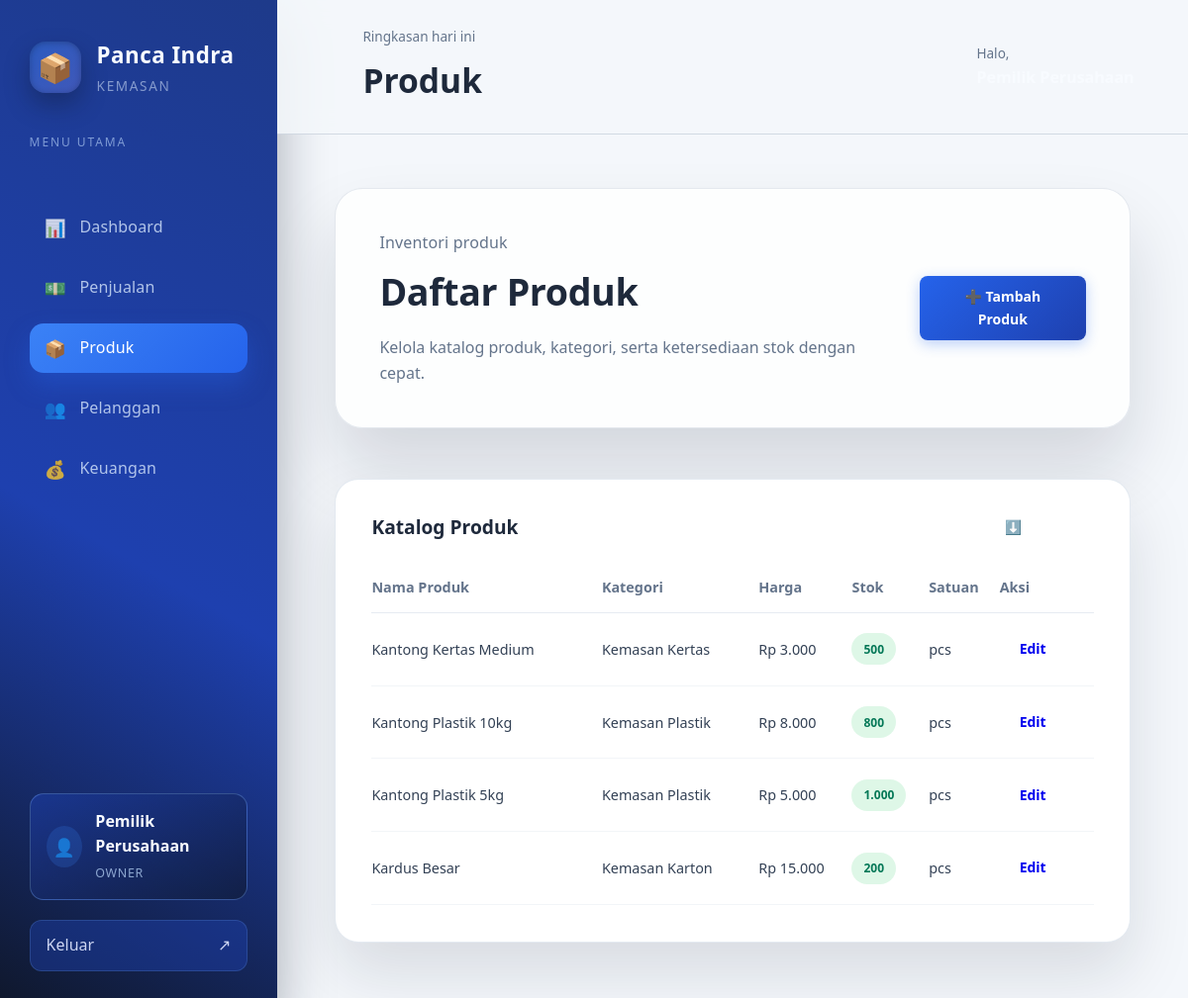
The page /produk.php (signed in) on the database its author committed.
### tables this page shows
CREATE TABLE IF NOT EXISTS products (
    id INT AUTO_INCREMENT PRIMARY KEY,
    category_id INT,
    name VARCHAR(200) NOT NULL,
    description TEXT,
    price DECIMAL(10,2) NOT NULL,
    stock INT DEFAULT 0,
    unit VARCHAR(50) DEFAULT 'pcs',
    created_at TIMESTAMP DEFAULT CURRENT_TIMESTAMP,
    updated_at TIMESTAMP DEFAULT CURRENT_TIMESTAMP ON UPDATE CURRENT_TIMESTAMP,
    FOREIGN KEY (category_id) REFERENCES categories(id) ON DELETE SET NULL
);

CREATE TABLE IF NOT EXISTS categories (
    id INT AUTO_INCREMENT PRIMARY KEY,
    name VARCHAR(100) NOT NULL,
    description TEXT,
    created_at TIMESTAMP DEFAULT CURRENT_TIMESTAMP
);

### config/auth.php (called while the page is built, shortened)
<?php
function isLoggedIn() {
    return isset($_SESSION['user_id']) && isset($_SESSION['username']);
}
function getCurrentUser() {
    return [
        'id' => $_SESSION['user_id'],
        'username' => $_SESSION['username'],
        'full_name' => $_SESSION['full_name'],
        'role' => $_SESSION['role']
    ];
}
?>

### produk.php (the view, shortened to what this page needs)
<?php
require_once 'config/auth.php';
$conn = getConnection();
$page_title = 'Produk';
$products = [];
$result = $conn->query("SELECT p.*, c.name as category_name
                        FROM products p
                        LEFT JOIN categories c ON p.category_id = c.id
                        ORDER BY p.name ASC");
if ($result) {
    $products = $result->fetch_all(MYSQLI_ASSOC);
}
?>
<!DOCTYPE html>
<html lang="id">
<head>
    <link rel="stylesheet" href="assets/css/style.css">
    <link rel="stylesheet" href="assets/css/dashboard.css">
</head>
<body class="dashboard-body">
    <div class="dashboard-wrapper">
        <?php include 'includes/dashboard_sidebar.php'; ?>
        <div class="dashboard-main">
            <?php include 'includes/dashboard_header.php'; ?>
            <main class="dashboard-content">
                <div class="page-grid">
                    <section class="page-header-card glass-card">
                        <div>
                            <p class="welcome-subtitle">Inventori produk</p>
                            <h2 class="welcome-title">Daftar Produk</h2>
                            <p class="welcome-text">Kelola katalog produk, kategori, serta ketersediaan stok dengan cepat.</p>
                        </div>
                        <div class="header-actions">
                            <a href="produk_tambah.php" class="btn btn-primary">➕ Tambah Produk</a>
                        </div>
                    </section>
                    <section class="panel-card">
                        <div class="panel-heading">
                            <h3>Katalog Produk</h3>
                            <div class="panel-actions">
                                <button type="button" class="btn btn-light">⬇️ Ekspor</button>
                            </div>
                        </div>
                        <div class="panel-body">
                            <div class="table-responsive">
                                <table class="data-table">
                                    <thead>
                                        <tr>
                                            <th>Nama Produk</th>
                                            <th>Kategori</th>
                                            <th>Harga</th>
                                            <th>Stok</th>
                                            <th>Satuan</th>
                                            <th>Aksi</th>
                                        </tr>
                                    </thead>
                                    <tbody>
                                        <?php if (empty($products)): ?>
                                            <tr>
                                                <td colspan="6">
                                                    <div class="empty-state">
                                                        <span class="empty-icon">📦</span>
                                                        <p>Belum ada produk yang terdaftar.</p>
                                                    </div>
                                                </td>
                                            </tr>
                                        <?php else: ?>
                                            <?php foreach ($products as $product): ?>
                                                <tr>
                                                    <td><?php echo htmlspecialchars($product['name']); ?></td>
                                                    <td><?php echo htmlspecialchars($product['category_name'] ?? '-'); ?></td>
                                                    <td>Rp <?php echo number_format($product['price'], 0, ',', '.'); ?></td>
                                                    <td>
                                                        <span class="badge badge-<?php echo $product['stock'] > 0 ? 'success' : 'danger'; ?>">
                                                            <?php echo number_format($product['stock'], 0, ',', '.'); ?>
                                                        </span>
                                                    </td>
                                                    <td><?php echo htmlspecialchars($product['unit']); ?></td>
                                                    <td>
                                                        <a href="produk_edit.php?id=<?php echo $product['id']; ?>" class="btn btn-secondary btn-sm">Edit</a>
                                                    </td>
                                                </tr>
                                            <?php endforeach; ?>
                                        <?php endif; ?>
                                    </tbody>
                                </table>
                            </div>
                        </div>
                    </section>
                </div>
            </main>
        </div>
    </div>
</body>
</html>

### includes/dashboard_sidebar.php (shortened to what this page needs)
<?php
$current_page = basename($_SERVER['PHP_SELF']);
$user = getCurrentUser();
?>
<aside class="dashboard-sidebar" id="dashboardSidebar">
    <div class="sidebar-header">
        <div class="brand-badge">
            <span class="brand-icon">📦</span>
        </div>
        <div class="brand-text">
            <h2>Panca Indra</h2>
            <p>Kemasan</p>
        </div>
    </div>
    <nav class="sidebar-nav">
        <span class="nav-label">Menu utama</span>
        <ul class="nav-menu-list">
            <li>
                <a href="dashboard.php" class="nav-item <?php echo ($current_page == 'dashboard.php') ? 'active' : ''; ?>">
                    <span class="nav-icon">📊</span>
                    <span>Dashboard</span>
                </a>
            </li>
            <li>
                <a href="penjualan.php" class="nav-item <?php echo ($current_page == 'penjualan.php') ? 'active' : ''; ?>">
                    <span class="nav-icon">💵</span>
                    <span>Penjualan</span>
                </a>
            </li>
            <li>
                <a href="produk.php" class="nav-item <?php echo ($current_page == 'produk.php') ? 'active' : ''; ?>">
                    <span class="nav-icon">📦</span>
                    <span>Produk</span>
                </a>
            </li>
            <li>
                <a href="pelanggan.php" class="nav-item <?php echo ($current_page == 'pelanggan.php') ? 'active' : ''; ?>">
                    <span class="nav-icon">👥</span>
                    <span>Pelanggan</span>
                </a>
            </li>
            <li>
                <a href="keuangan.php" class="nav-item <?php echo ($current_page == 'keuangan.php') ? 'active' : ''; ?>">
                    <span class="nav-icon">💰</span>
                    <span>Keuangan</span>
                </a>
            </li>
        </ul>
    </nav>
    <div class="sidebar-footer">
        <div class="user-card">
            <div class="user-avatar">👤</div>
            <div>
                <p class="user-name"><?php echo htmlspecialchars($user['full_name']); ?></p>
                <span class="user-role"><?php echo ucfirst(htmlspecialchars($user['role'])); ?></span>
            </div>
        </div>
        <a href="logout.php" class="logout-btn">
            <span>Keluar</span>
            <span class="logout-icon">↗</span>
        </a>
    </div>
</aside>

### includes/dashboard_header.php (shortened to what this page needs)
<?php
$user = getCurrentUser();
$page_title = $page_title ?? 'Dashboard';
?>
<header class="dashboard-header">
    <div class="header-content">
        <div class="page-heading">
            <p class="page-subtitle">Ringkasan hari ini</p>
            <h1 class="page-title"><?php echo htmlspecialchars($page_title); ?></h1>
        </div>
        <div class="header-actions">
            <div class="header-user">
                <span class="user-greeting">Halo,</span>
                <strong class="user-name"><?php echo htmlspecialchars($user['full_name']); ?></strong>
            </div>
        </div>
    </div>
</header>

### assets/css/style.css (style rules this page uses)
* { margin: 0; padding: 0; box-sizing: border-box; }
:root { --primary-color: #2563eb; --primary-dark: #1e40af; --primary-light: #3b82f6; --secondary-color: #64748b; --success-color: #10b981; --danger-color: #ef4444; --warning-color: #f59e0b; --dark-color: #1e293b; --light-color: #f8fafc; --border-color: #e2e8f0; --text-dark: #334155; --text-light: #64748b; --shadow: 0 1px 3px 0 rgba(0, 0, 0, 0.1), 0 1px 2px 0 rgba(0, 0, 0, 0.06); --shadow-md: 0 4px 6px -1px rgba(0, 0, 0, 0.1), 0 2px 4px -1px rgba(0, 0, 0, 0.06); --shadow-lg: 0 10px 15px -3px rgba(0, 0, 0, 0.1), 0 4px 6px -2px rgba(0, 0, 0, 0.05); --shadow-xl: 0 20px 25px -5px rgba(0, 0, 0, 0.1), 0 10px 10px -5px rgba(0, 0, 0, 0.04); }
body { font-family: 'Segoe UI', Tahoma, Geneva, Verdana, sans-serif; color: var(--text-dark); background-color: var(--light-color); line-height: 1.6; }
.brand-text { display: flex; flex-direction: column; align-items: flex-start; }
.btn { display: inline-flex; align-items: center; justify-content: center; gap: 0.5rem; padding: 0.625rem 1.25rem; font-size: 0.875rem; font-weight: 600; text-align: center; text-decoration: none; border: none; border-radius: 0.5rem; cursor: pointer; transition: all 0.3s ease; }
.btn-primary { background: linear-gradient(135deg, var(--primary-color), var(--primary-dark)); color: white; box-shadow: 0 4px 14px rgba(37, 99, 235, 0.3); }
.btn-light { background-color: rgba(255, 255, 255, 0.2); color: white; backdrop-filter: blur(10px); border: 1px solid rgba(255, 255, 255, 0.3); }

### rows shown on the page
products: name "Kantong Kertas Medium", category.name "Kemasan Kertas", price "3.000", stock "500", unit "pcs"
products: name "Kantong Plastik 10kg", category.name "Kemasan Plastik", price "8.000", stock "800", unit "pcs"
products: name "Kantong Plastik 5kg", category.name "Kemasan Plastik", price "5.000", stock "1.000", unit "pcs"
products: name "Kardus Besar", category.name "Kemasan Karton", price "15.000", stock "200", unit "pcs"

### other values the page prints
$user['full_name'] "Pemilik Perusahaan"
$user['role'] "OWNER"
$page_title "Produk"
